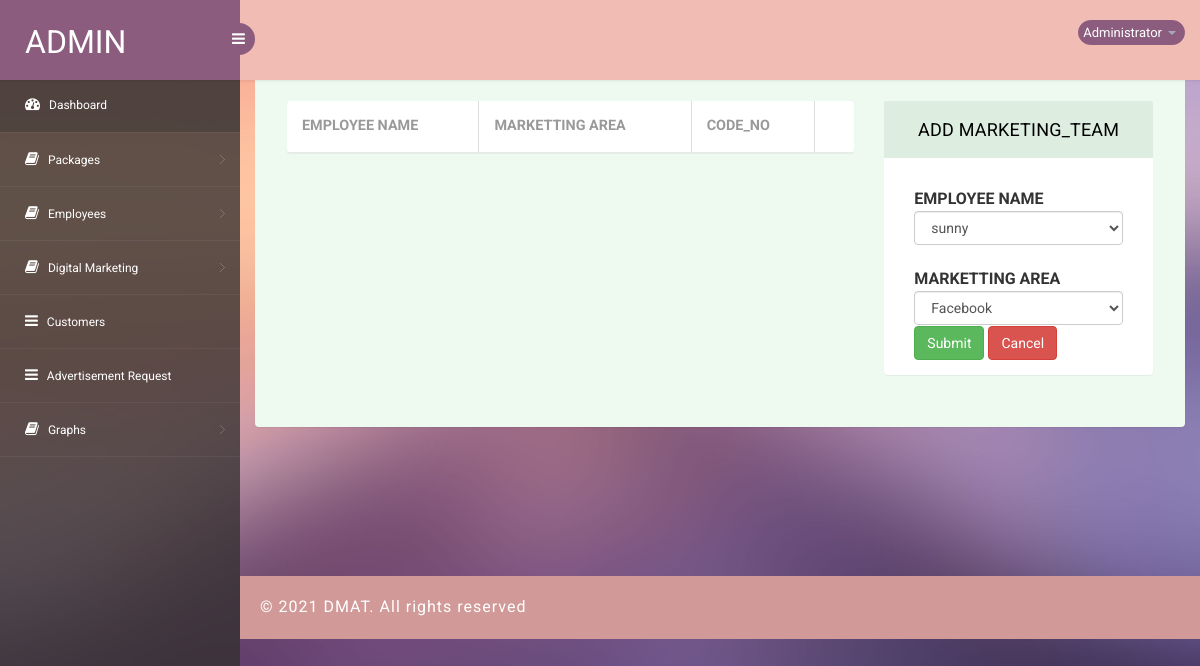
Page /Admin/marketing_team_Show.php?req_id=12 (signed in) on the earlier database version.
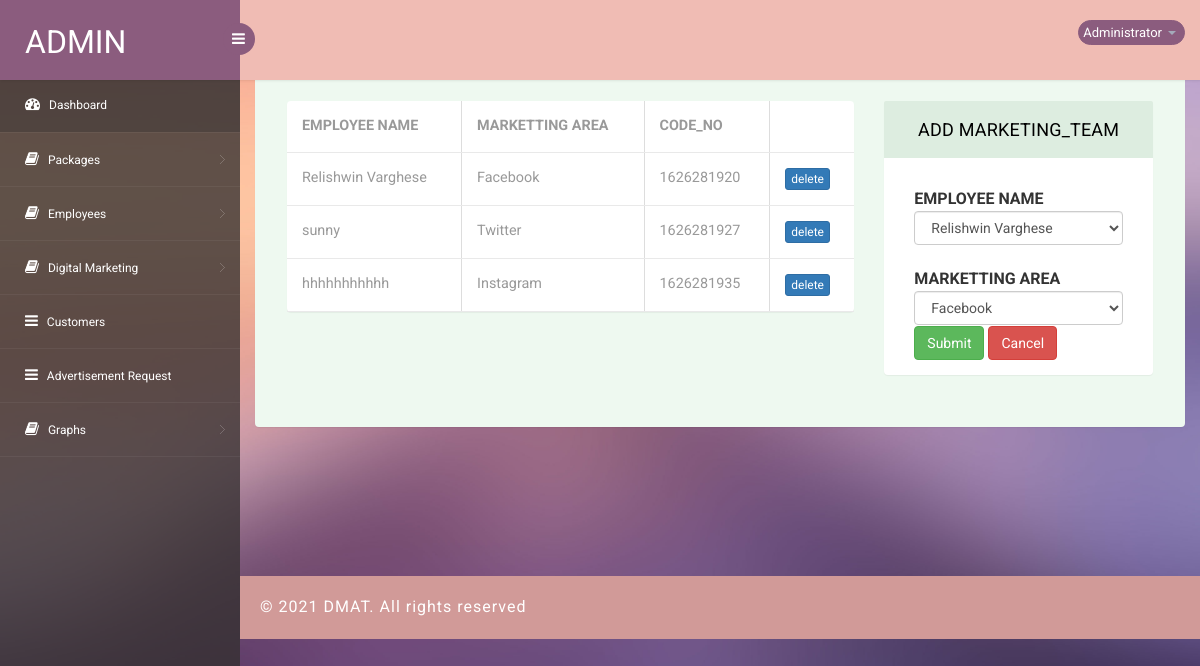
Same page on the later database version.
### tables this page shows
CREATE TABLE `marketing_team` (
  `team_id` int(11) NOT NULL,
  `emp_id` int(11) NOT NULL,
  `mkt_id` int(11) NOT NULL,
  `code_no` varchar(10) NOT NULL,
  `adv_req_id` int(11) NOT NULL
);

CREATE TABLE `employee` (
  `emp_id` int(11) NOT NULL,
  `emp_name` varchar(100) NOT NULL,
  `emp_address` varchar(100) NOT NULL,
  `emp_gender` varchar(20) NOT NULL,
  `emp_phone` varchar(10) NOT NULL,
  `emp_joindate` date NOT NULL,
  `emp_email` varchar(100) NOT NULL,
  `emp_password` varchar(20) NOT NULL,
  `emp_type` varchar(50) NOT NULL
);

CREATE TABLE `marketing_area` (
  `mkt_id` int(11) NOT NULL,
  `mkt_title` varchar(50) NOT NULL,
  `mkt_type` varchar(50) NOT NULL
);

### connectionclass.php (called while the page is built, shortened)
<?php
Class Connectionclass
{
  public $bd="";
  public function open()
   {
        $mysqli_hostname="localhost";
        $mysqli_user="root";
        $mysqli_password="";
        $mysqli_database="digitalmarketing";
        $this->bd=mysqli_connect($mysqli_hostname,$mysqli_user,$mysqli_password,$mysqli_database) or die(mysqli_error());
    }
		public function GetTable($qry)
		{
			try
			{
				$result=mysqli_query( $this->bd,$qry);
				if($result)
				{
					$data=array();
				while($row=mysqli_fetch_array($result))
				{
					$data[]=$row;
				}
				return $data;
				}
				else
					throw new Exception(mysqli_error($this->bd));
			}
			catch(Exception $e)
			{
				return $e->getMessage();
			}
		}
	  }
   ?>

### Admin/marketing_team_Show.php (the view, shortened to what this page needs)
<?php require_once("header.php");  ?><section class="wrapper">
<div class="table-agile-info">
<div class="row">
<div class="col-lg-8">
<section class="panel">
<?php
require_once("../connectionclass.php");
$req_id=$_GET["req_id"];
$qry="select * from marketing_team join employee on(marketing_team.emp_id=employee.emp_id) join marketing_area on(marketing_area.mkt_id=marketing_team.mkt_id) where adv_req_id='$req_id'";
  $obj=new connectionclass() ;
$data=$obj->GetTable($qry);
 ?>
  <table class="table table-bordered" >
 <tr>
   <th>EMPLOYEE NAME</th>
   <th>MARKETTING AREA</th>
   <th>CODE_NO</th>
  <th></th> </tr>
<?php
 foreach($data as $row){
 ?>
 <tr>
<?php
 $pk_key=$row['team_id'];
 ?>
  <td><?php  echo $row['emp_name']; ?>  </td>
 <td><?php  echo $row['mkt_title']; ?>  </td>
 <td><?php  echo $row['code_no']; ?>  </td>
<td>
  <a onclick='return confirm("are you sure want to delete")' class="btn btn-primary btn-xs"   href="deletemarketing_team.php?pk_key=<?php  echo $pk_key; ?>&ad_req_id=<?php  echo $row['adv_req_id']; ?> " >delete</a></td>
</tr>
<?php
}
?>
 </table>
</section>
</div>
<div class="col-lg-4">
<section class="panel">
<header class="panel-heading"> ADD MARKETING_TEAM </header>
<div class="panel-body">
 <form method="post" action="marketing_team_ADD_exe.php">
<div class="form-group"> <label class="col-sm-12 control-label">EMPLOYEE NAME</label>  <div class='col-lg-12'>
<?php
$qry="select * from employee,login where employee.emp_email=login.username and login.status='active' order by emp_id desc";
$exe=$obj->GetTable($qry);
?>
<select  name='emp_id' id='emp_id' class="form-control">
<?php
 foreach ($exe as $value)
           {
			   ?>
			   <option value="<?php  echo  $value["emp_id"] ?>"><?php  echo  $value["emp_name"] ?></option>
			   <?php
		   }
?>
</select>
 <br></div><div class="form-group"> <label class="col-sm-12 control-label">MARKETTING AREA</label>  <div class='col-lg-12'>
 <?php
$qry="select * from marketing_area ";
$exe=$obj->GetTable($qry);
?>
<select  name='mkt_id' id='mkt_id' class="form-control">
<?php
 foreach ($exe as $value)
           {
			   ?>
			   <option value="<?php  echo  $value["mkt_id"] ?>"><?php  echo  $value["mkt_title"] ?></option>
			   <?php
		   }
?>
</select>
 </div>
  <div class="form-group">
                        <label class="col-sm-3 control-label"></label>
                        <div class="col-sm-12">
                           <button type="submit" class="btn btn-success">Submit</button>
                    <button type="reset" class="btn btn-danger">Cancel</button>
                        </div>
                    </div></div>
</form></section>
</div>
</div>
</div>
</section>
<?php require_once("footer.php");  ?>

Differences in the rows shown:
added marketing_team: emp.emp_name "Relishwin Varghese", mkt.mkt_title "Facebook", code_no "1626281920"
added marketing_team: emp.emp_name "sunny", mkt.mkt_title "Twitter", code_no "1626281927"
added marketing_team: emp.emp_name "hhhhhhhhhhh", mkt.mkt_title "Instagram", code_no "1626281935"
Other differences:
form field emp_id: "sunny" → "Relishwin Varghese"
